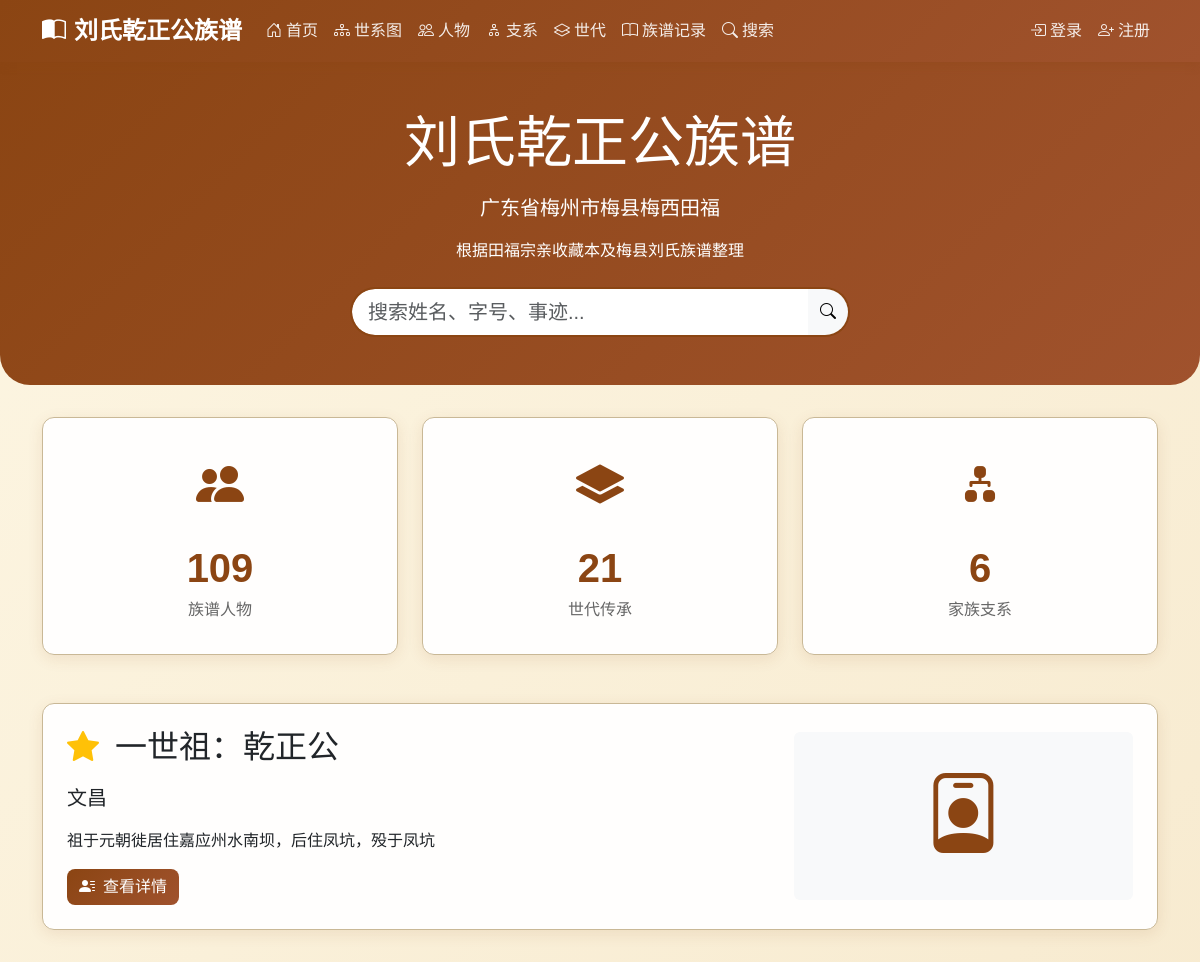
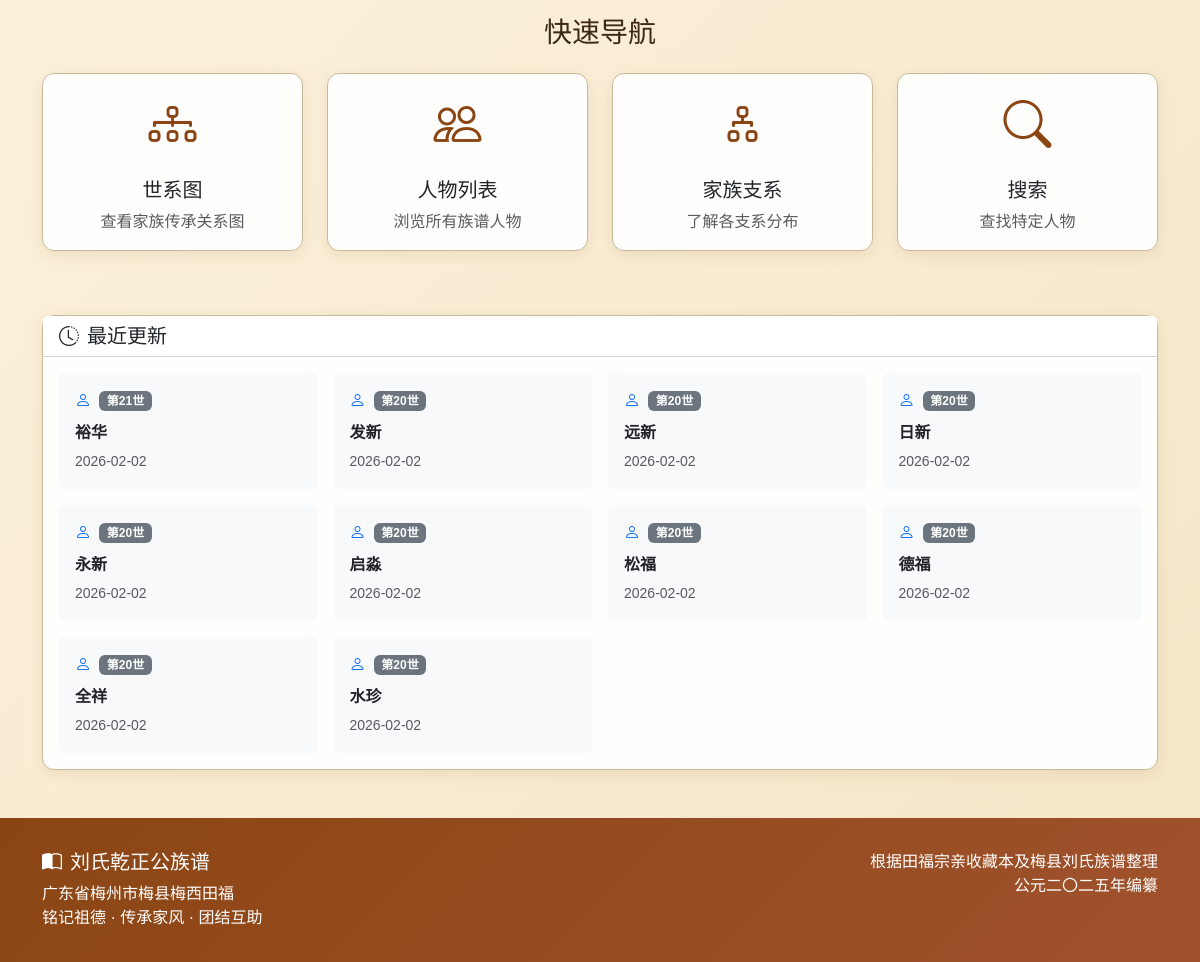
Before: / with the older database file (2 pictures, top to bottom).
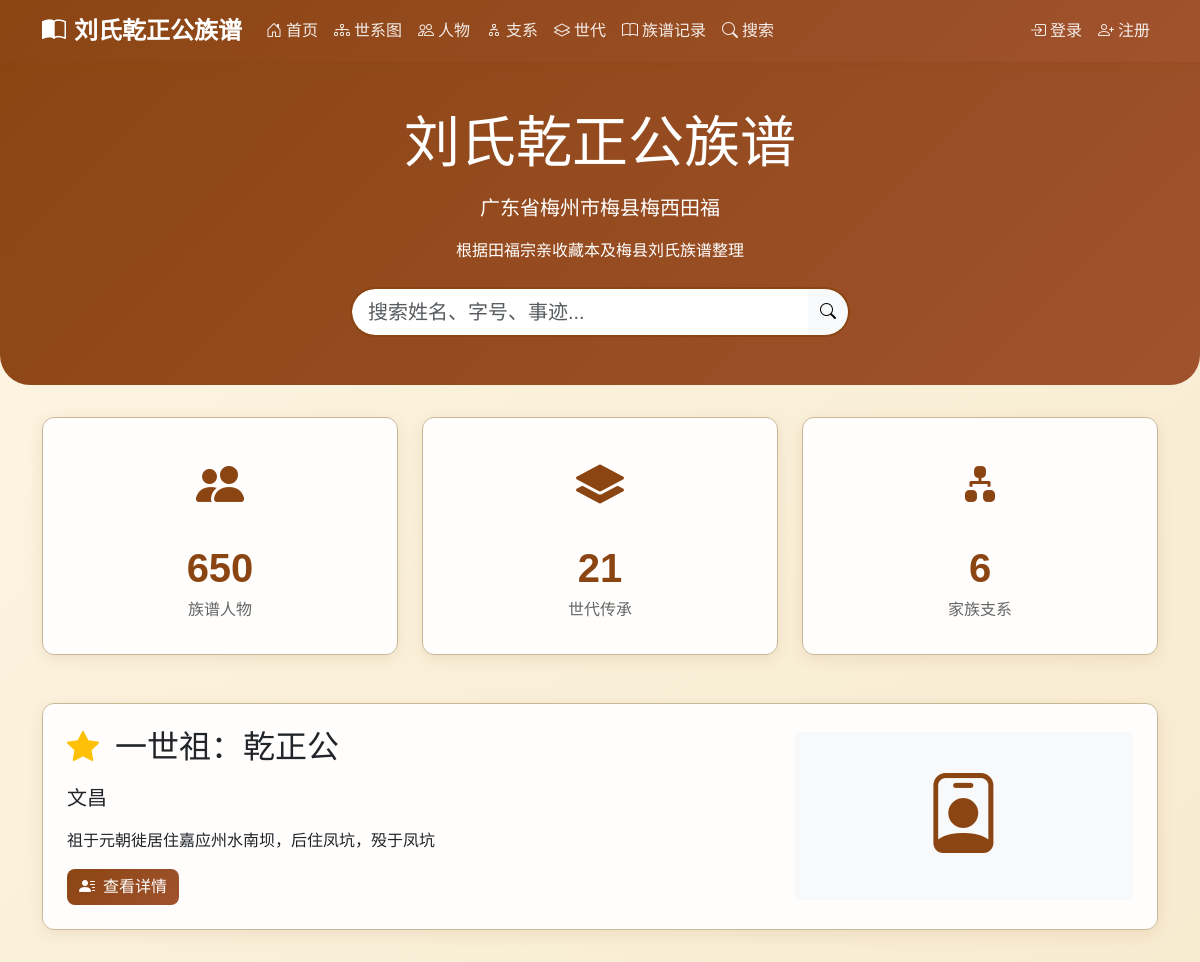
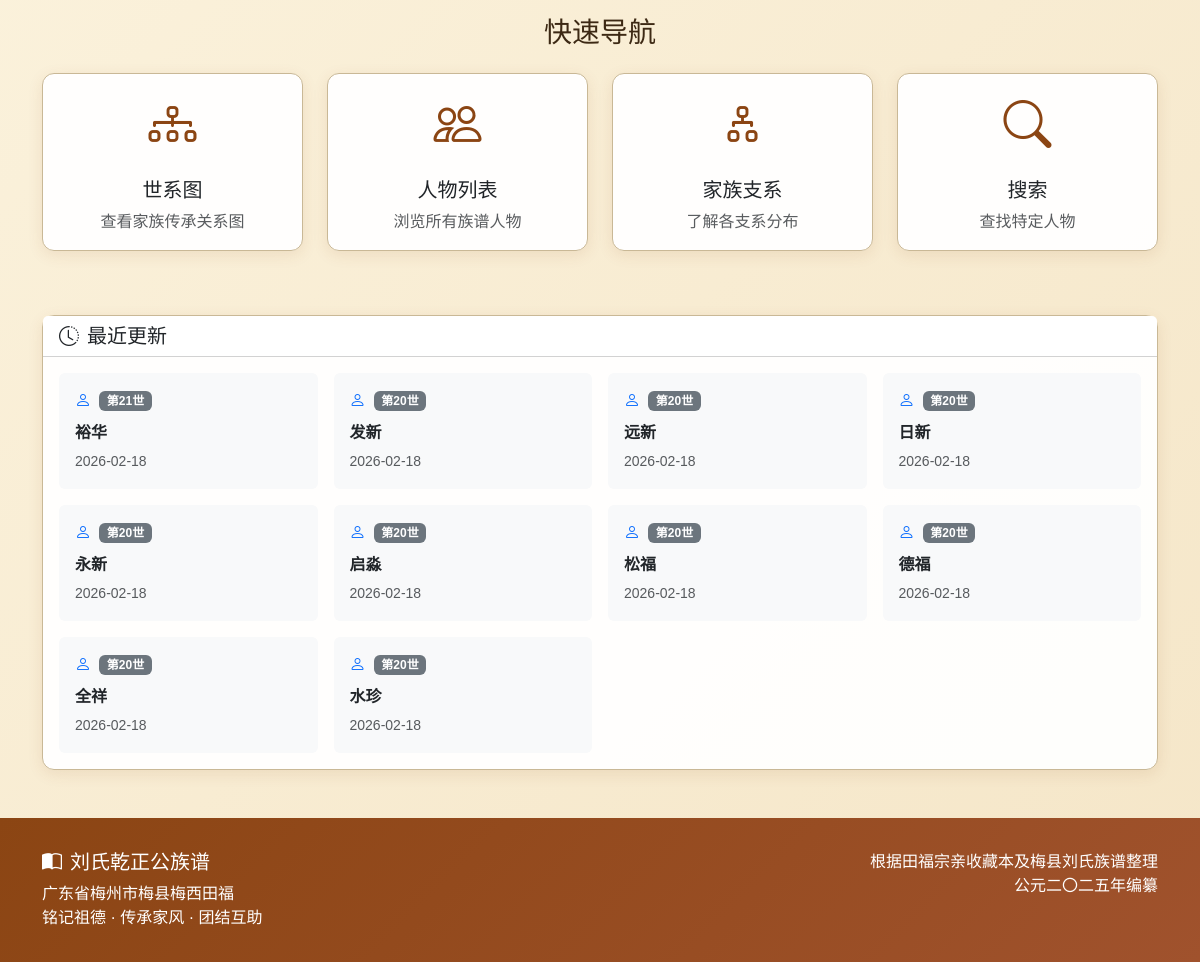
After: the same page with the newer database file (2 pictures, top to bottom).
### django_backup/genealogy/models.py (models this page shows, shortened)
class Person(models.Model):
    GENDER_CHOICES = [
        ('M', '男'),
        ('F', '女'),
    ]
    name = models.CharField(max_length=100, verbose_name='姓名')
    courtesy_name = models.CharField(max_length=100, blank=True, verbose_name='字')
    art_name = models.CharField(max_length=100, blank=True, verbose_name='号')
    alias = models.CharField(max_length=100, blank=True, verbose_name='别名')
    generation_char = models.CharField(max_length=10, blank=True, verbose_name='辈份字')
    gender = models.CharField(max_length=1, choices=GENDER_CHOICES, default='M', verbose_name='性别', help_text='性别变动后需要先保存，然后重新加载页面以更新配偶关系选项')
    is_outsider = models.BooleanField(default=False, verbose_name='是否为外族配偶', help_text='外族配偶状态变动后，世代选项会自动更新；若需更新配偶关系选项，请保存并重新加载页面')
    generation = models.ForeignKey(
        Generation,
        on_delete=models.CASCADE,
        related_name='persons',
        verbose_name='世代',
        null=True,
        blank=True
    )
    father = models.ForeignKey(
        'self',
        on_delete=models.SET_NULL,
        null=True,
        blank=True,
        related_name='children_as_father',
        verbose_name='父亲',
        limit_choices_to={'gender': 'M'}
    )
    mother = models.ForeignKey(
        'self',
        on_delete=models.SET_NULL,
        null=True,
        blank=True,
        related_name='children_as_mother',
        verbose_name='母亲',
        limit_choices_to={'gender': 'F'}
    )
    spouses = models.ManyToManyField(
        'self',
        through='SpouseRelation',
        through_fields=('husband', 'wife'),
        symmetrical=False,
        related_name='partners',
        blank=True,
        verbose_name='配偶'
    )
    branch = models.ForeignKey(
        Branch,
        on_delete=models.SET_NULL,
        null=True,
        blank=True,
        related_name='members',
        verbose_name='所属支系'
    )
    birth_year = models.IntegerField(null=True, blank=True, verbose_name='出生年份')
    death_year = models.IntegerField(null=True, blank=True, verbose_name='逝世年份')
    birth_place = models.CharField(max_length=200, blank=True, verbose_name='出生地')
    burial_place = models.CharField(max_length=300, blank=True, verbose_name='葬地')
    burial_fengshui = models.CharField(max_length=200, blank=True, verbose_name='墓形/风水')
    burial_direction = models.CharField(max_length=100, blank=True, verbose_name='坐向')
    biography = models.TextField(blank=True, verbose_name='生平简介')
    achievements = models.TextField(blank=True, verbose_name='主要事迹')
    descendants_location = models.TextField(blank=True, verbose_name='后裔分布')
    notes = models.TextField(blank=True, verbose_name='备注')
    order = models.IntegerField(default=0, verbose_name='排序')
    avatar = models.ImageField(
        upload_to='avatars/',
        blank=True,
        null=True,
        verbose_name='头像',
        validators=[validate_image_extension, validate_file_size]
    )
    related_user = models.OneToOneField(
        User,
        on_delete=models.SET_NULL,
        null=True,
        blank=True,
        related_name='related_person',
        verbose_name='关联用户'
    )
    account_status = models.CharField(
        max_length=20,
        choices=[
            ('active', '激活'),
            ('inactive', '未激活'),
            ('disabled', '禁用'),
        ],
        default='inactive',
        verbose_name='账号状态'
    )
    created_at = models.DateTimeField(auto_now_add=True, verbose_name='创建时间')
    updated_at = models.DateTimeField(auto_now=True, verbose_name='更新时间')
    created_by = models.ForeignKey(
        User,
        on_delete=models.SET_NULL,
        null=True,
        blank=True,
        related_name='created_persons',
        verbose_name='创建者'
    )
    class Meta:
        verbose_name = '人物'
        verbose_name_plural = '人物'
        ordering = ['generation__number', 'order', 'id']
    def get_absolute_url(self):
        return reverse('genealogy:person_detail', kwargs={'pk': self.pk})
    def has_avatar(self):
        """是否有头像"""
        return bool(self.avatar)
    has_avatar.short_description = '有头像'
    has_avatar.boolean = True

class Generation(models.Model):
    number = models.IntegerField(verbose_name='世代数')
    is_spouse = models.BooleanField(default=False, verbose_name='是否为配偶世代')
    name = models.CharField(max_length=50, blank=True, verbose_name='世代名称')
    description = models.TextField(blank=True, verbose_name='描述')
    class Meta:
        verbose_name = '世代'
        verbose_name_plural = '世代'
        ordering = ['number', 'is_spouse']
        unique_together = ['number', 'is_spouse']

### django_backup/genealogy/views.py (the view)
# urls.py: path('', views.HomeView.as_view(), name='home'),
class HomeView(TemplateView):
    template_name = 'genealogy/home.html'
    def get_context_data(self, **kwargs):
        context = super().get_context_data(**kwargs)
        context['total_persons'] = Person.objects.count()
        context['total_generations'] = Generation.objects.filter(is_spouse=False).count()
        context['total_branches'] = Branch.objects.count()
        context['first_ancestor'] = Person.objects.filter(generation__number=1).first()
        context['recent_persons'] = Person.objects.order_by('-updated_at')[:10]
        return context

### django_backup/genealogy/models.py (called while the page is built)
    def save(self, *args, **kwargs):
        if not self.visit_date:
            self.visit_date = self.timestamp.date() if self.timestamp else timezone.now().date()
        super().save(*args, **kwargs)

### django_backup/templates/genealogy/home.html (shortened to what the changed rows need)
{% extends 'base.html' %}
{% block content %}
<div class="page-header">
    <div class="container text-center">
        <h1 class="display-4 serif mb-3">刘氏乾正公族谱</h1>
    </div>
</div>
<div class="container">
    <div class="row mb-5">
        <div class="col-md-4">
            <div class="card stat-card">
                <i class="bi bi-people-fill"></i>
                <div class="number">{{ total_persons }}</div>
                <div class="label">族谱人物</div>
            </div>
        </div>
    </div>
    {% if first_ancestor %}
    <div class="row mb-5">
        <div class="col-12">
            <div class="card">
                <div class="card-body p-4">
                    <div class="row align-items-center">
                        <div class="col-md-8">
                            <h2 class="serif mb-3">
                                <i class="bi bi-star-fill text-warning me-2"></i>
                                一世祖：{{ first_ancestor.name }}
                            </h2>
                            <p class="lead">{{ first_ancestor.courtesy_name }} {{ first_ancestor.art_name }}</p>
                            <p>{{ first_ancestor.biography|default:"法教公号乾正、三十七郎，又字文昌。祖于元朝徙居嘉应州水南坝，后住凤坑，殁于凤坑，葬于凤坑。" }}</p>
                            <a href="{{ first_ancestor.get_absolute_url }}" class="btn btn-primary">
                                <i class="bi bi-person-lines-fill me-2"></i>查看详情
                            </a>
                        </div>
                        <div class="col-md-4 text-center">
                            <div class="p-4 bg-light rounded">
                                <i class="bi bi-person-badge" style="font-size: 5rem; color: var(--primary-color);"></i>
                            </div>
                        </div>
                    </div>
                </div>
            </div>
        </div>
    </div>
    {% endif %}
    {% if recent_persons %}
    <div class="row">
        <div class="col-12">
            <div class="card">
                <div class="card-body">
                    <div class="row row-cols-1 row-cols-sm-2 row-cols-md-3 row-cols-lg-4 g-3">
                        {% for person in recent_persons %}
                        <div class="col">
                            <a href="{{ person.get_absolute_url }}" class="d-block p-3 bg-light rounded text-decoration-none text-dark hover:bg-primary hover:text-white transition-all">
                                <div class="d-flex align-items-center mb-2">
                                    {% if person.gender == 'M' %}
                                    <i class="bi bi-person me-2 text-primary"></i>
                                    {% else %}
                                    <i class="bi bi-person me-2" style="color: #C71585;"></i>
                                    {% endif %}
                                    <span class="badge bg-secondary">第{{ person.generation.number }}世</span>
                                </div>
                                <div class="mb-1">
                                    <strong>{{ person.name }}</strong>
                                </div>
                                <small class="text-muted">{{ person.updated_at|date:"Y-m-d" }}</small>
                            </a>
                        </div>
                        {% endfor %}
                    </div>
                </div>
            </div>
        </div>
    </div>
    {% endif %}
</div>
{% endblock %}

Changed rows visible on the page:
removed Person: gender "M" (drawn), generation.number "21", name "裕华", updated_at "2026-02-02"
removed Person: gender "M" (drawn), generation.number "20", name "发新", updated_at "2026-02-02"
removed Person: gender "M" (drawn), generation.number "20", name "远新", updated_at "2026-02-02"
removed Person: gender "M" (drawn), generation.number "20", name "日新", updated_at "2026-02-02"
removed Person: gender "M" (drawn), generation.number "20", name "永新", updated_at "2026-02-02"
removed Person: gender "M" (drawn), generation.number "20", name "启淼", updated_at "2026-02-02"
removed Person: gender "M" (drawn), generation.number "20", name "松福", updated_at "2026-02-02"
removed Person: gender "M" (drawn), generation.number "20", name "德福", updated_at "2026-02-02"
removed Person: gender "M" (drawn), generation.number "20", name "全祥", updated_at "2026-02-02"
removed Person: gender "M" (drawn), generation.number "20", name "水珍", updated_at "2026-02-02"
added Person: gender "M" (drawn), generation.number "21", name "裕华", updated_at "2026-02-18"
added Person: gender "M" (drawn), generation.number "20", name "发新", updated_at "2026-02-18"
added Person: gender "M" (drawn), generation.number "20", name "远新", updated_at "2026-02-18"
added Person: gender "M" (drawn), generation.number "20", name "日新", updated_at "2026-02-18"
added Person: gender "M" (drawn), generation.number "20", name "永新", updated_at "2026-02-18"
added Person: gender "M" (drawn), generation.number "20", name "启淼", updated_at "2026-02-18"
added Person: gender "M" (drawn), generation.number "20", name "松福", updated_at "2026-02-18"
added Person: gender "M" (drawn), generation.number "20", name "德福", updated_at "2026-02-18"
added Person: gender "M" (drawn), generation.number "20", name "全祥", updated_at "2026-02-18"
added Person: gender "M" (drawn), generation.number "20", name "水珍", updated_at "2026-02-18"
Other visible differences:
{{ total_persons }}: "109" → "650"
